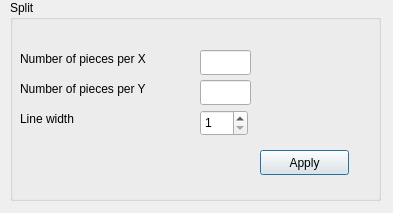
<?xml version="1.0" encoding="UTF-8"?>
<ui version="4.0">
 <class>Split</class>
 <widget class="QDialog" name="Split">
  <property name="geometry">
   <rect>
    <x>0</x>
    <y>0</y>
    <width>393</width>
    <height>213</height>
   </rect>
  </property>
  <property name="windowTitle">
   <string>Dialog</string>
  </property>
  <widget class="QGroupBox" name="groupBox">
   <property name="geometry">
    <rect>
     <x>10</x>
     <y>0</y>
     <width>371</width>
     <height>201</height>
    </rect>
   </property>
   <property name="title">
    <string>Split</string>
   </property>
   <widget class="QLabel" name="label">
    <property name="geometry">
     <rect>
      <x>10</x>
      <y>50</y>
      <width>171</width>
      <height>17</height>
     </rect>
    </property>
    <property name="text">
     <string>Number of pieces per X</string>
    </property>
   </widget>
   <widget class="QLabel" name="widthline">
    <property name="geometry">
     <rect>
      <x>10</x>
      <y>110</y>
      <width>171</width>
      <height>17</height>
     </rect>
    </property>
    <property name="text">
     <string>Line width </string>
    </property>
   </widget>
   <widget class="QLabel" name="label_3">
    <property name="geometry">
     <rect>
      <x>10</x>
      <y>80</y>
      <width>171</width>
      <height>17</height>
     </rect>
    </property>
    <property name="text">
     <string>Number of pieces per Y</string>
    </property>
   </widget>
   <widget class="QLineEdit" name="lineY">
    <property name="geometry">
     <rect>
      <x>190</x>
      <y>80</y>
      <width>51</width>
      <height>25</height>
     </rect>
    </property>
   </widget>
   <widget class="QLineEdit" name="lineX">
    <property name="geometry">
     <rect>
      <x>190</x>
      <y>50</y>
      <width>51</width>
      <height>25</height>
     </rect>
    </property>
   </widget>
   <widget class="QPushButton" name="pushButton">
    <property name="geometry">
     <rect>
      <x>250</x>
      <y>150</y>
      <width>89</width>
      <height>25</height>
     </rect>
    </property>
    <property name="text">
     <string>Apply</string>
    </property>
   </widget>
   <widget class="QSpinBox" name="spinBox">
    <property name="geometry">
     <rect>
      <x>190</x>
      <y>110</y>
      <width>48</width>
      <height>26</height>
     </rect>
    </property>
    <property name="minimum">
     <number>1</number>
    </property>
    <property name="maximum">
     <number>50</number>
    </property>
   </widget>
  </widget>
 </widget>
 <resources/>
 <connections/>
</ui>
